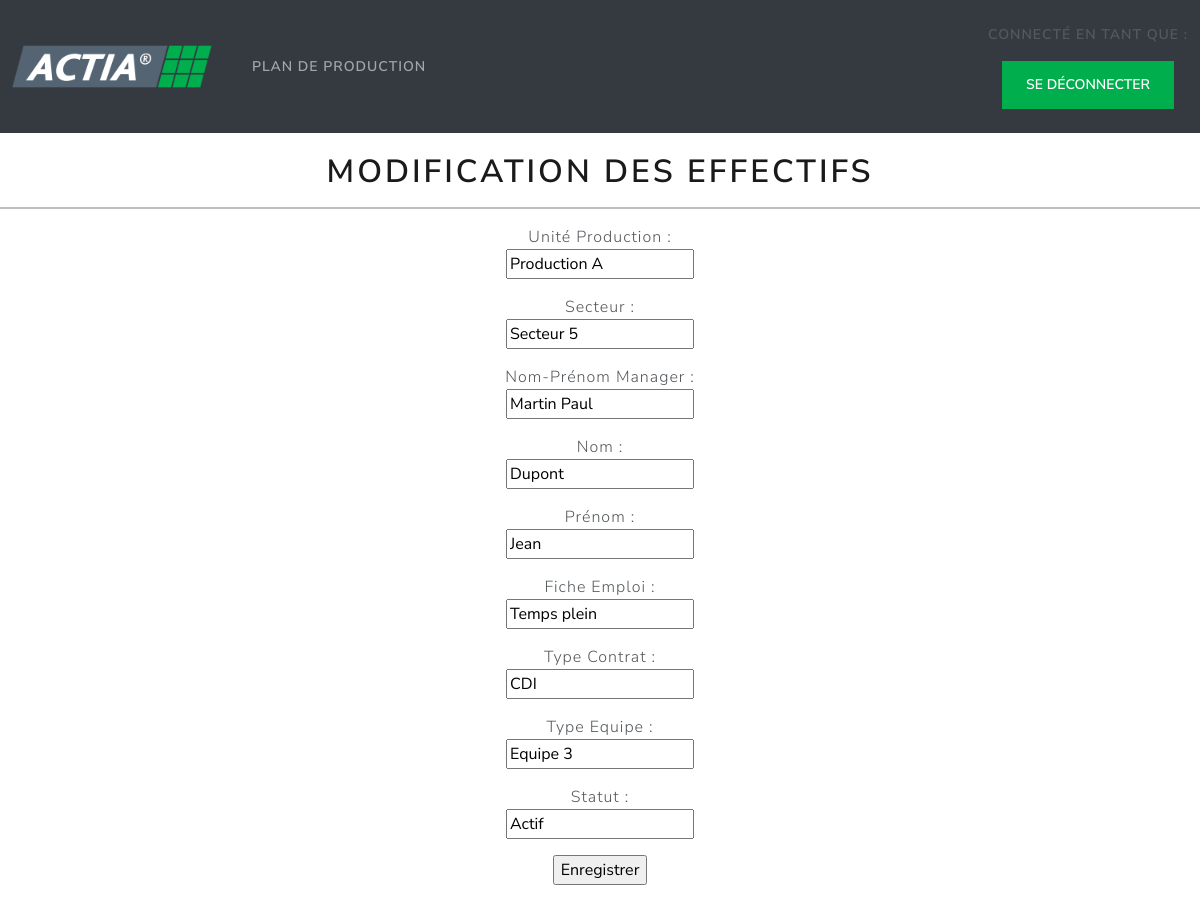
/modification_effectif.php?id_utilisateur=1, run on the app's committed database.
### tables this page shows
CREATE TABLE `utilisateur` (
  `id_utilisateur` int(11) NOT NULL,
  `username` varchar(50) NOT NULL,
  `mdp` varchar(255) NOT NULL,
  `nom` varchar(50) DEFAULT NULL,
  `prenom` varchar(50) DEFAULT NULL,
  `unite_production` varchar(50) DEFAULT NULL,
  `secteur` varchar(50) DEFAULT NULL,
  `nom_prenom_manager` varchar(50) DEFAULT NULL,
  `type_emploi` varchar(50) DEFAULT NULL,
  `type_contrat` varchar(50) DEFAULT NULL,
  `type_equipe` varchar(50) DEFAULT NULL,
  `statut` varchar(50) DEFAULT NULL,
  `id_usertype` int(11) NOT NULL
);

### modification_effectif.php (the view, shortened to what this page needs)
<?php
$dbh = db_connect();
$id_utilisateur= isset($_GET["id_utilisateur"]) ? $_GET["id_utilisateur"]: null;
$unite_production = isset($_POST["unite_production"]) ? $_POST["unite_production"]: null;
$secteur = isset($_POST["secteur"]) ? $_POST["secteur"]: null;
$nom_prenom_manager = isset($_POST["nom_prenom_manager"]) ? $_POST["nom_prenom_manager"] : null;
$nom = isset($_POST["nom"]) ? $_POST["nom"]: null;
$prenom = isset($_POST["prenom"]) ? $_POST["prenom"]: null;
$type_emploi = isset($_POST["type_emploi"]) ? $_POST["type_emploi"]: null;
$type_contrat = isset($_POST["type_contrat"]) ? $_POST["type_contrat"]: null;
$type_equipe = isset($_POST["type_equipe"]) ? $_POST["type_equipe"]: null;
$statut = isset($_POST["statut"]) ? $_POST["statut"]: null;
$submit = isset($_POST["submit"]);
if ($submit) {
    $sql = "UPDATE utilisateur SET nom =:nom, prenom =:prenom, unite_production =:unite_production, secteur =:secteur, nom_prenom_manager =:nom_prenom_manager, type_emploi =:type_emploi, type_contrat =:type_contrat, type_equipe =:type_equipe, statut =:statut";
    $params = array(
        ':nom' => $nom,
        ':prenom'=> $prenom,
        ':unite_production' => $unite_production,
        ':secteur' => $secteur,
        ':nom_prenom_manager' => $nom_prenom_manager,
        ':type_emploi' => $type_emploi,
        ':type_contrat' => $type_contrat,
        ':type_equipe' => $type_equipe,
        ':statut' => $statut,
        ':id_utilisateur' => $id_utilisateur,
    );
    try {
        $sth = $dbh -> prepare($sql);
        $sth -> execute($params);
    } catch (PDOException $ex) {
        die ("Erreur lors de la modification des données utilisateur : ". $ex -> getMessage());
    }
    header("Location: tableau_effectif.php");
    exit;
} else {
    $sql = "SELECT * FROM utilisateur WHERE id_utilisateur=:id_utilisateur";
    $params = array(
        'id_utilisateur' => $id_utilisateur,
    );
    try {
        $sth = $dbh -> prepare($sql);
        $sth -> execute($params);
        $user = $sth -> fetch(PDO::FETCH_ASSOC);
        $unite_production = $user["unite_production"];
        $secteur = $user["secteur"];
        $nom_prenom_manager = $user["nom_prenom_manager"];
        $nom = $user["nom"];
        $prenom = $user["prenom"];
        $type_emploi = $user["type_emploi"];
        $type_contrat = $user["type_contrat"];
        $type_equipe = $user["type_equipe"];
        $statut = $user["statut"];
    } catch (PDOException $ex ) {
        die ("Erreur lors de la récupération des données :". $ex -> getMessage());
    }
}
?>
<!DOCTYPE html>
<html lang="fr">
<head>
    <link rel="stylesheet" href="css/main.css">
</head>
<body>
    <?php include "tete_page.php"?>
    <h1 style = "text-align: center; margin-top: 20px;">Modification des effectifs</h1>
    <hr style="border: 1px solid black; width: 100%;">
    <form action="" method = "post" style = "text-align: center;">
        <p>Unité Production : <br><input type="text" name = "unite_production" value = "<?php echo $unite_production ?>" maxlength="20" minlength="3"></p>
        <p>Secteur : <br><input type="text" name = "secteur" value = "<?php echo $secteur ?>" maxlength="20" minlength="3"></p>
        <p>Nom-Prénom Manager : <br><input type="text" name = "nom_prenom_manager" value = "<?php echo $nom_prenom_manager ?>" maxlength="30" minlength="3"></p>
        <p>Nom : <br><input type="text" name = "nom" value = "<?php echo $nom ?>" maxlength="20" minlength="3"></p>
        <p>Prénom : <br><input type="text" name = "prenom" value = "<?php echo $prenom ?>" maxlength="20" minlength="3"></p>
        <p>Fiche Emploi : <br><input type="text" name = "type_emploi" value = "<?php echo $type_emploi ?>" maxlength="50" minlength="3"></p>
        <p>Type Contrat : <br><input type="text" name = "type_contrat" value = "<?php echo $type_contrat ?>" maxlength="20" minlength="3"></p>
        <p>Type Equipe : <br><input type="text" name = "type_equipe" value = "<?php echo $type_equipe ?>" maxlength="20" minlength="3"></p>
        <p>Statut : <br><input type="text" name = "statut" value = "<?php echo $statut ?>" maxlength="20" minlength="3"></p>
        <p><input type="submit" name = "submit"  value = "Enregistrer"></p>
    </form>
</body>
</html>

### data on the page
utilisateur: unite_production "Production A", secteur "Secteur 5", nom_prenom_manager "Martin Paul", nom "Dupont", prenom "Jean", type_emploi "Temps plein", type_contrat "CDI", type_equipe "Equipe 3", statut "Actif"
